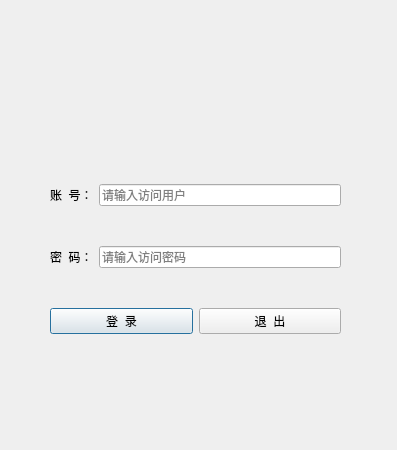
<?xml version="1.0" encoding="UTF-8"?>
<ui version="4.0">
 <class>LoginDialog</class>
 <widget class="QDialog" name="LoginDialog">
  <property name="geometry">
   <rect>
    <x>0</x>
    <y>0</y>
    <width>397</width>
    <height>450</height>
   </rect>
  </property>
  <property name="windowTitle">
   <string/>
  </property>
  <widget class="QWidget" name="layoutWidget">
   <property name="geometry">
    <rect>
     <x>50</x>
     <y>150</y>
     <width>291</width>
     <height>221</height>
    </rect>
   </property>
   <layout class="QVBoxLayout" name="verticalLayout">
    <item>
     <layout class="QHBoxLayout" name="horizontalLayout">
      <item>
       <widget class="QLabel" name="name_lab">
        <property name="text">
         <string>账  号：</string>
        </property>
       </widget>
      </item>
      <item>
       <widget class="QLineEdit" name="name_edit">
        <property name="placeholderText">
         <string>请输入访问用户</string>
        </property>
       </widget>
      </item>
     </layout>
    </item>
    <item>
     <layout class="QHBoxLayout" name="horizontalLayout_2">
      <item>
       <widget class="QLabel" name="pwd_lab">
        <property name="text">
         <string>密  码：</string>
        </property>
       </widget>
      </item>
      <item>
       <widget class="QLineEdit" name="pwd_edit">
        <property name="echoMode">
         <enum>QLineEdit::Password</enum>
        </property>
        <property name="placeholderText">
         <string>请输入访问密码</string>
        </property>
       </widget>
      </item>
     </layout>
    </item>
    <item>
     <layout class="QHBoxLayout" name="horizontalLayout_3">
      <item>
       <widget class="QPushButton" name="login_btn">
        <property name="text">
         <string>登  录</string>
        </property>
       </widget>
      </item>
      <item>
       <widget class="QPushButton" name="close_btn">
        <property name="text">
         <string>退  出</string>
        </property>
       </widget>
      </item>
     </layout>
    </item>
   </layout>
  </widget>
 </widget>
 <resources/>
 <connections>
  <connection>
   <sender>close_btn</sender>
   <signal>clicked()</signal>
   <receiver>LoginDialog</receiver>
   <slot>close()</slot>
   <hints>
    <hint type="sourcelabel">
     <x>268</x>
     <y>336</y>
    </hint>
    <hint type="destinationlabel">
     <x>198</x>
     <y>224</y>
    </hint>
   </hints>
  </connection>
 </connections>
</ui>
